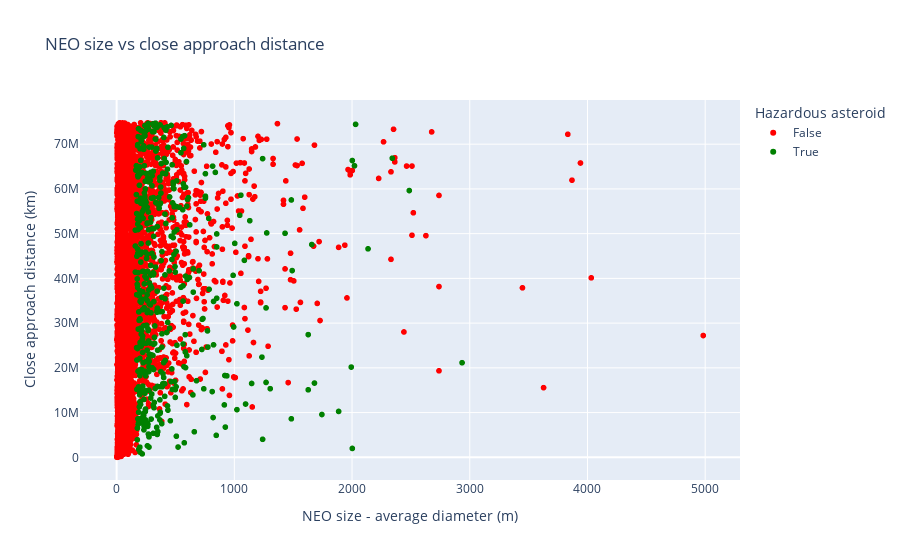

The cell this chart's notebook holds for it:
### Markdown cell above
#### Task 4.2, 4.3 & 4,4:
- (Create a scatter plot of the correlation between NEO size and close approach distance.)
- Customize the appearance of your plots (e.g., colors, labels, titles).
- Create interactive visualizations using a library like Plotly. For example, create an interactive scatter plot where you can hover over each point to see more information about the NEO. **Be creative!**

### Code cell
# use plotly express for interactive scatterplot
fig = px.scatter(full_relevant_approach_df, x='estimated_diameter.meters.estimated_diameter_avg', y='miss_distance.kilometers', color='is_potentially_hazardous_asteroid', 
                 color_discrete_sequence=["red", "green"],
                 hover_data=['close_approach_date', 'orbiting_body', 'relative_velocity.kilometers_per_second', 'name', 'absolute_magnitude_h', 'estimated_diameter.meters.estimated_diameter_min', 'estimated_diameter.meters.estimated_diameter_max'], 
                 labels={
                     "estimated_diameter.meters.estimated_diameter_avg": "NEO size - average diameter (m)",
                     "miss_distance.kilometers": "Close approach distance (km)",
                 },
                 title="NEO size vs close approach distance")
fig.update_layout(legend_title="Hazardous asteroid")
fig.show()
# export for viewing in html
fig.write_html("neo_size_vs_close_approach_distance.html")

### Figure 1 — Plotly figure (JSON) as saved in the notebook; plotly's stock layout.template omitted (floating-point values rounded to 4 significant figures; data arrays with more than 128 entries replaced by an {"elided": "..."} marker saying what was removed)
{"data": [{"customdata": {"elided": "6465x7 mixed values"}, "hovertemplate": "is_potentially_hazardous_asteroid=False<br>NEO size - average diameter (m)=%{x}<br>Close approach distance (km)=%{y}<br>close_approach_date=%{customdata[0]}<br>orbiting_body=%{customdata[1]}<br>relative_velocity.kilometers_per_second=%{customdata[2]}<br>name=%{customdata[3]}<br>absolute_magnitude_h=%{customdata[4]}<br>estimated_diameter.meters.estimated_diameter_min=%{customdata[5]}<br>estimated_diameter.meters.estimated_diameter_max=%{customdata[6]}<extra></extra>", "legendgroup": "False", "marker": {"color": "red", "symbol": "circle"}, "mode": "markers", "name": "False", "showlegend": true, "type": "scattergl", "x": {"elided": "6465 float values"}, "xaxis": "x", "y": {"elided": "6465 float values"}, "yaxis": "y"}, {"customdata": {"elided": "456x7 mixed values"}, "hovertemplate": "is_potentially_hazardous_asteroid=True<br>NEO size - average diameter (m)=%{x}<br>Close approach distance (km)=%{y}<br>close_approach_date=%{customdata[0]}<br>orbiting_body=%{customdata[1]}<br>relative_velocity.kilometers_per_second=%{customdata[2]}<br>name=%{customdata[3]}<br>absolute_magnitude_h=%{customdata[4]}<br>estimated_diameter.meters.estimated_diameter_min=%{customdata[5]}<br>estimated_diameter.meters.estimated_diameter_max=%{customdata[6]}<extra></extra>", "legendgroup": "True", "marker": {"color": "green", "symbol": "circle"}, "mode": "markers", "name": "True", "showlegend": true, "type": "scattergl", "x": {"elided": "456 float values"}, "xaxis": "x", "y": {"elided": "456 float values"}, "yaxis": "y"}], "layout": {"legend": {"title": {"text": "Hazardous asteroid"}, "tracegroupgap": 0}, "title": {"text": "NEO size vs close approach distance"}, "xaxis": {"anchor": "y", "domain": [0, 1], "title": {"text": "NEO size - average diameter (m)"}}, "yaxis": {"anchor": "x", "domain": [0, 1], "title": {"text": "Close approach distance (km)"}}}}
